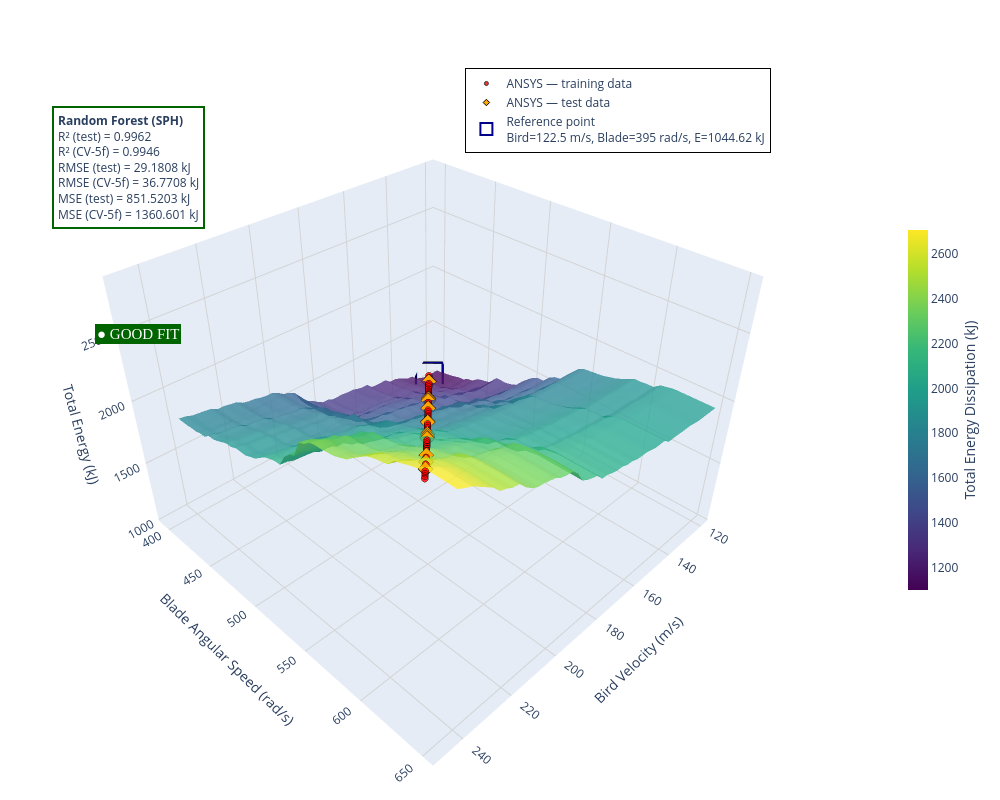

The notebook cell saved with this chart:
### Markdown cell above
# Energy_Probe_Maximum_Total

### Code cell
import numpy as np
import pandas as pd
import plotly.graph_objects as go

# --- 1. PREPARE GRID FOR SURFACE (SPH Specific Features) ---
bird_range = np.linspace(120, 240, 50)
blade_range = np.linspace(400, 650, 50)
BIRD, BLADE = np.meshgrid(bird_range, blade_range)

# SPH features = ['Angular_Velocity_Z_Component', 'Velocity_2_Z_Component']
grid_df_sph = pd.DataFrame({
    'Angular_Velocity_Z_Component': BLADE.ravel(),
    'Velocity_2_Z_Component': BIRD.ravel()
})

# Predict surface using SPH RF model 
# Scaling from original MJ to kJ by multiplying by 1000
Z_pred_energy_sph = rf_model['energy_probe'].predict(grid_df_sph).reshape(BIRD.shape)

# --- 2. GENERATE THE VISUALIZATION ---
# Reference point: 1044616.68 Joules scaled to kJ
ref_bird, ref_blade, ref_energy = 122.5, 395, 1044616.68 / 1000  # Convert to kJ for consistency with your target variable 

fig = go.Figure()

# A. The Predicted Total Energy Surface
fig.add_trace(go.Surface(
    x=bird_range, y=blade_range, z=Z_pred_energy_sph,
    colorscale='Viridis', opacity=0.8, showlegend=False,
    colorbar=dict(
        title=dict(text='Total Energy Dissipation (kJ)', side='right'),
        thickness=20, len=0.5, x=1.05
    )
))

# B. ANSYS — Training Data (Scaled to kJ)
fig.add_trace(go.Scatter3d(
    x=X_train['Velocity_2_Z_Component'], 
    y=X_train['Angular_Velocity_Z_Component'], 
    z=y_train['energy_probe'], 
    mode='markers', 
    marker=dict(size=4, color='red', opacity=0.8, line=dict(color='black', width=1)),
    name='ANSYS — training data'
))

# C. ANSYS — Test Data (Scaled to kJ)
fig.add_trace(go.Scatter3d(
    x=X_test['Velocity_2_Z_Component'], 
    y=X_test['Angular_Velocity_Z_Component'], 
    z=y_test['energy_probe'], 
    mode='markers', 
    marker=dict(size=5, color='orange', symbol='diamond', line=dict(color='black', width=1)),
    name='ANSYS — test data'
))

# D. Reference Operating Point (Dark Blue Open Square)
fig.add_trace(go.Scatter3d(
    x=[ref_bird], y=[ref_blade], z=[ref_energy],
    mode='markers',
    marker=dict(
        size=12, 
        color='darkblue', 
        symbol='square-open', 
        line=dict(color='black', width=2)
    ),
    name=f'Reference point <br>Bird={ref_bird} m/s, Blade={ref_blade} rad/s, E={ref_energy:.2f} kJ'
))

# --- 3. LAYOUT & ANNOTATIONS (Standardized kJ Style) ---
fig.update_layout(
    width=1000, height=800,
    margin=dict(l=10, r=10, b=10, t=30),
    legend=dict(
        bgcolor="white", bordercolor="black", borderwidth=1,
        x=0.9, y=0.95, xanchor='right', yanchor='top'
    ),
    scene=dict(
        xaxis_title='Bird Velocity (m/s)',
        yaxis_title='Blade Angular Speed (rad/s)',
        zaxis_title='Total Energy (kJ)',
        xaxis=dict(gridcolor="lightgrey"),
        yaxis=dict(gridcolor="lightgrey"),
        zaxis=dict(gridcolor="lightgrey"),
        aspectratio=dict(x=1, y=1, z=0.7)
    ),
    annotations=[
        # Performance Box (Units confirmed as kJ)
        dict(
            x=0.05, y=0.9, xref="paper", yref="paper",
            text=(f"<b>Random Forest (SPH)</b><br>"
                  f"R² (test) = 0.9962<br>"
                  f"R² (CV-5f) = 0.9946<br>"
                  f"RMSE (test) = 29.1808 kJ<br>"
                  f"RMSE (CV-5f) = 36.7708 kJ<br>"
                  f"MSE (test) = 851.5203 kJ<br>"
                  f"MSE (CV-5f) = 1360.601 kJ"),
            showarrow=False, align="left",
            bgcolor="white", bordercolor="darkgreen", borderwidth=2, borderpad=4
        ),
        # Fit Label
        dict(
            x=0.1, y=0.6, xref="paper", yref="paper",
            text="● GOOD FIT",
            showarrow=False, font=dict(color="white", size=15, family="Arial Bold"),
            bgcolor="darkgreen", bordercolor="darkgreen", borderwidth=1
        )
    ],
    paper_bgcolor='white'
)

fig.show()

### Figure 1 — Plotly figure (JSON) as saved in the notebook; plotly's stock layout.template omitted (floating-point values rounded to 4 significant figures; data arrays with more than 128 entries replaced by an {"elided": "..."} marker saying what was removed)
{"data": [{"colorbar": {"len": 0.5, "thickness": 20, "title": {"side": "right", "text": "Total Energy Dissipation (kJ)"}, "x": 1.05}, "colorscale": [[0, "#440154"], [0.1111, "#482878"], [0.2222, "#3e4989"], [0.3333, "#31688e"], [0.4444, "#26828e"], [0.5556, "#1f9e89"], [0.6667, "#35b779"], [0.7778, "#6ece58"], [0.8889, "#b5de2b"], [1, "#fde725"]], "opacity": 0.8, "showlegend": false, "type": "surface", "x": [120.0, 122.4, 124.9, 127.3, 129.8, 132.2, 134.7, 137.1, 139.6, 142.0, 144.5, 146.9, 149.4, 151.8, 154.3, 156.7, 159.2, 161.6, 164.1, 166.5, 169.0, 171.4, 173.9, 176.3, 178.8, 181.2, 183.7, 186.1, 188.6, 191.0, 193.5, 195.9, 198.4, 200.8, 203.3, 205.7, 208.2, 210.6, 213.1, 215.5, 218.0, 220.4, 222.9, 225.3, 227.8, 230.2, 232.7, 235.1, 237.6, 240.0], "y": [400.0, 405.1, 410.2, 415.3, 420.4, 425.5, 430.6, 435.7, 440.8, 445.9, 451.0, 456.1, 461.2, 466.3, 471.4, 476.5, 481.6, 486.7, 491.8, 496.9, 502.0, 507.1, 512.2, 517.3, 522.4, 527.6, 532.7, 537.8, 542.9, 548.0, 553.1, 558.2, 563.3, 568.4, 573.5, 578.6, 583.7, 588.8, 593.9, 599.0, 604.1, 609.2, 614.3, 619.4, 624.5, 629.6, 634.7, 639.8, 644.9, 650.0], "z": {"elided": "50x50 float values"}}, {"marker": {"color": "red", "line": {"color": "black", "width": 1}, "opacity": 0.8, "size": 4}, "mode": "markers", "name": "ANSYS — training data", "type": "scatter3d", "x": [142.5, 245.0, 137.5, 240.0, 132.5, 212.5, 205.0, 170.0, 242.5, 160.0, 145.0, 162.5, 187.5, 232.5, 185.0, 150.0, 122.5, 235.0, 190.0, 207.5, 135.0, 195.0, 215.0, 125.0, 175.0, 127.5, 220.0, 210.0, 180.0, 225.0, 147.5, 177.5, 167.5, 247.5, 172.5, 140.0, 227.5, 157.5, 192.5, 217.5], "y": [435, 640, 425, 630, 415, 575, 560, 490, 635, 470, 440, 475, 525, 615, 520, 450, 395, 620, 530, 565, 420, 540, 580, 400, 500, 405, 590, 570, 510, 600, 445, 505, 485, 645, 495, 430, 605, 465, 535, 585], "z": [1271.0, 2781.0, 1212.0, 2694.0, 1155.0, 2239.0, 2122.0, 1619.0, 2738.0, 1487.0, 1301.0, 1520.0, 1862.0, 2566.0, 1826.0, 1362.0, 1045.0, 2608.0, 1898.0, 2161.0, 1183.0, 1971.0, 2279.0, 1072.0, 1686.0, 1099.0, 2359.0, 2200.0, 1755.0, 2441.0, 1331.0, 1721.0, 1585.0, 2826.0, 1652.0, 1241.0, 2482.0, 1455.0, 1934.0, 2319.0]}, {"marker": {"color": "orange", "line": {"color": "black", "width": 1}, "size": 5, "symbol": "diamond"}, "mode": "markers", "name": "ANSYS — test data", "type": "scatter3d", "x": [230.0, 222.5, 237.5, 152.5, 182.5, 200.0, 165.0, 202.5, 130.0, 197.5, 155.0], "y": [610, 595, 625, 455, 515, 550, 480, 555, 410, 545, 460], "z": [2524.0, 2400.0, 2651.0, 1392.0, 1791.0, 2046.0, 1552.0, 2084.0, 1127.0, 2008.0, 1424.0]}, {"marker": {"color": "darkblue", "line": {"color": "black", "width": 2}, "size": 12, "symbol": "square-open"}, "mode": "markers", "name": "Reference point <br>Bird=122.5 m/s, Blade=395 rad/s, E=1044.62 kJ", "type": "scatter3d", "x": [122.5], "y": [395], "z": [1045.0]}], "layout": {"annotations": [{"align": "left", "bgcolor": "white", "bordercolor": "darkgreen", "borderpad": 4, "borderwidth": 2, "showarrow": false, "text": "<b>Random Forest (SPH)</b><br>R² (test) = 0.9962<br>R² (CV-5f) = 0.9946<br>RMSE (test) = 29.1808 kJ<br>RMSE (CV-5f) = 36.7708 kJ<br>MSE (test) = 851.5203 kJ<br>MSE (CV-5f) = 1360.601 kJ", "x": 0.05, "xref": "paper", "y": 0.9, "yref": "paper"}, {"bgcolor": "darkgreen", "bordercolor": "darkgreen", "borderwidth": 1, "font": {"color": "white", "family": "Arial Bold", "size": 15}, "showarrow": false, "text": "● GOOD FIT", "x": 0.1, "xref": "paper", "y": 0.6, "yref": "paper"}], "height": 800, "legend": {"bgcolor": "white", "bordercolor": "black", "borderwidth": 1, "x": 0.9, "xanchor": "right", "y": 0.95, "yanchor": "top"}, "margin": {"b": 10, "l": 10, "r": 10, "t": 30}, "paper_bgcolor": "white", "scene": {"aspectratio": {"x": 1, "y": 1, "z": 0.7}, "xaxis": {"gridcolor": "lightgrey", "title": {"text": "Bird Velocity (m/s)"}}, "yaxis": {"gridcolor": "lightgrey", "title": {"text": "Blade Angular Speed (rad/s)"}}, "zaxis": {"gridcolor": "lightgrey", "title": {"text": "Total Energy (kJ)"}}}, "width": 1000}}
